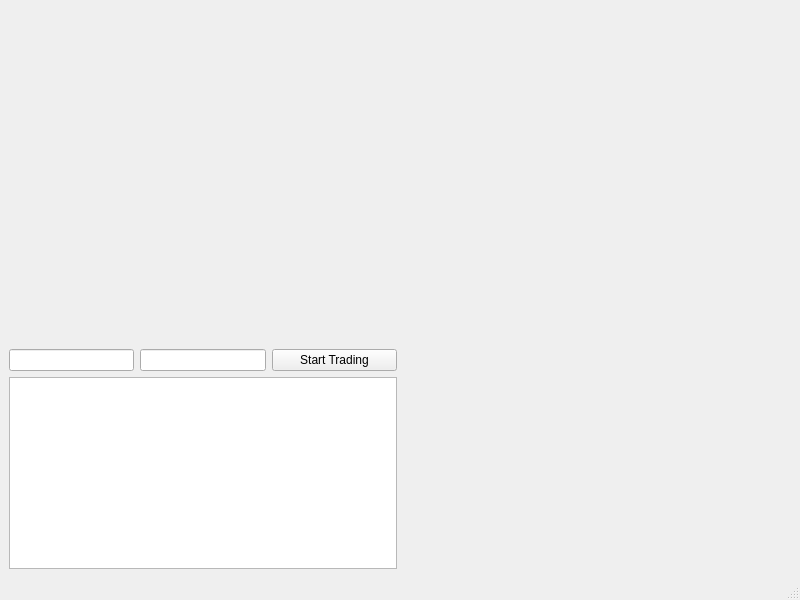
<?xml version="1.0" encoding="UTF-8"?>
<ui version="4.0">
 <class>MainWindow</class>
 <widget class="QMainWindow" name="MainWindow">
  <property name="geometry">
   <rect>
    <x>0</x>
    <y>0</y>
    <width>800</width>
    <height>600</height>
   </rect>
  </property>
  <property name="windowTitle">
   <string>MainWindow</string>
  </property>
  <widget class="QWidget" name="centralwidget">
   <layout class="QGridLayout" name="gridLayout">
    <item row="0" column="0">
     <layout class="QVBoxLayout" name="verticalLayout">
      <item>
       <widget class="OverviewWidget" name="widget_2" native="true">
        <property name="maximumSize">
         <size>
          <width>16777215</width>
          <height>150</height>
         </size>
        </property>
       </widget>
      </item>
      <item>
       <widget class="ChartWidget" name="widget_3" native="true">
        <property name="maximumSize">
         <size>
          <width>16777215</width>
          <height>180</height>
         </size>
        </property>
       </widget>
      </item>
      <item>
       <layout class="QHBoxLayout" name="horizontalLayout_4">
        <item>
         <widget class="QLineEdit" name="apiKey">
          <property name="sizePolicy">
           <sizepolicy hsizetype="Preferred" vsizetype="Fixed">
            <horstretch>0</horstretch>
            <verstretch>0</verstretch>
           </sizepolicy>
          </property>
          <property name="echoMode">
           <enum>QLineEdit::Password</enum>
          </property>
         </widget>
        </item>
        <item>
         <widget class="QLineEdit" name="secKey">
          <property name="sizePolicy">
           <sizepolicy hsizetype="Preferred" vsizetype="Fixed">
            <horstretch>0</horstretch>
            <verstretch>0</verstretch>
           </sizepolicy>
          </property>
          <property name="echoMode">
           <enum>QLineEdit::Password</enum>
          </property>
         </widget>
        </item>
        <item>
         <widget class="QPushButton" name="button">
          <property name="text">
           <string>Start Trading</string>
          </property>
         </widget>
        </item>
       </layout>
      </item>
      <item>
       <widget class="QTextEdit" name="textEdit">
        <property name="sizePolicy">
         <sizepolicy hsizetype="Preferred" vsizetype="Preferred">
          <horstretch>0</horstretch>
          <verstretch>0</verstretch>
         </sizepolicy>
        </property>
       </widget>
      </item>
     </layout>
    </item>
    <item row="0" column="1">
     <widget class="OrderbookWidget" name="widget" native="true"/>
    </item>
   </layout>
  </widget>
  <widget class="QMenuBar" name="menubar">
   <property name="geometry">
    <rect>
     <x>0</x>
     <y>0</y>
     <width>800</width>
     <height>22</height>
    </rect>
   </property>
  </widget>
  <widget class="QStatusBar" name="statusbar"/>
 </widget>
 <customwidgets>
  <customwidget>
   <class>OrderbookWidget</class>
   <extends>QWidget</extends>
   <header>orderbook</header>
   <container>1</container>
  </customwidget>
  <customwidget>
   <class>OverviewWidget</class>
   <extends>QWidget</extends>
   <header>overview</header>
   <container>1</container>
  </customwidget>
  <customwidget>
   <class>ChartWidget</class>
   <extends>QWidget</extends>
   <header>chart</header>
   <container>1</container>
  </customwidget>
 </customwidgets>
 <resources/>
 <connections/>
</ui>
